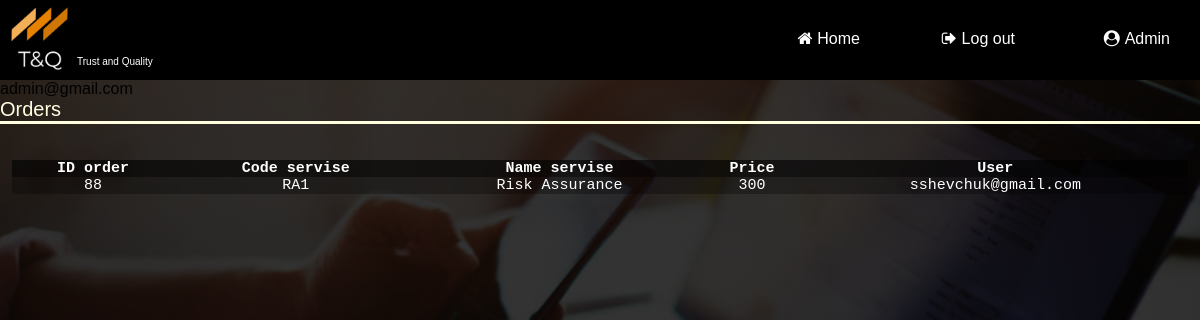
Page /Site/admin_profile.php (signed in) on the committed database.
### tables this page shows
CREATE TABLE `tovaru` (
  `id` int(11) NOT NULL,
  `code` varchar(50) NOT NULL,
  `name` varchar(60) NOT NULL,
  `price` varchar(60) NOT NULL,
  `user` varchar(50) NOT NULL
);

### Site/admin_profile.php (the view, shortened to what this page needs)
 <html>
<head>
	<link rel="stylesheet"  href="main.css">
	<link rel="stylesheet"  href="style2.css">
	<link rel="stylesheet"  href="stylepr.css">
	<link rel="stylesheet"  href="https://stackpath.bootstrapcdn.com/font-awesome/4.7.0/css/font-awesome.min.css">
</head>
<body>
	<div class = "menu-bar">
		<div class="logo">
		<img src="logo.png" width="10" height="10">
		<div class="text">
<br><font face="Arial" size="0.8"  color="White">Trust and Quality</font>
	</div>
</div>
	<ul>
	<li class="active"><a href="index.html"><i class="fa fa-home"></i>Home</a></li>
	<li><a href="log.php"><i class="fa fa-sign-out"></i>Log out</a></li>
	<li><a href="admin.php"><i class="fa fa-user-circle"></i>Admin</a></li>
	</ul>
</div>
<?php
 include'dbConection.php';
 echo $_SESSION['aEmail'];
 ?>
 <div class="txt-heading">Orders</div>
  </head>
  <body>
      <?php
      $sql = "SELECT * FROM tovaru";
      $result = $conn-> query($sql);
      if ($result->num_rows > 0) {
        while ($row = $result-> fetch_assoc()) {
        	?>
        	 <table>
      <tr>
        <th>ID order</th>
        <th>Code servise</th>
        <th>Name servise</th>
        <th>Price</th>
        <th>User</th>
      </tr>
        	<?php
          echo "<tr><td>" . $row["id"] . "</td><td>" . $row["code"] . "</td><td>" . $row["name"] . "</td><td>" . $row["price"] . "</td><td>" . $row["user"] . "</td></tr>";
        }
      }
      else { ?><div class="no-records"><h>Not found orders<h/></div><?php
      }
      ?>
    </table>
  </body>
</html>

### Site/main.css (style rules this page uses)
* { padding: 0; margin: 0; box-sizing: border-box; }
body { background-image: linear-gradient(rgba(0,0,0,0.6), rgba(0,0,0,0.6)), url(Image/Marketing-Channels.jpg); background-size: cover; background-position: center; font-family: sans-serif; overflow-x: hidden; }
.menu-bar { background: rgba(0,0,0,1); text-align: right; position: sticky; top: 0; }
.menu-bar ul { display: inline-flex; list-style: none; color: #fff; }
.menu-bar ul li { width: 125px; margin: 15px; padding: 15px; }
.menu-bar ul li a { text-decoration: none; color: #fff; }
.active, .menu-bar ul li:hover { background: none; border-radius: 2px; }
.active, .menu-bar ul li a:hover { color: #F4A460; }
.menu-bar .fa { margin-right: 5px; }
.menu-bar ul li::after { content: ''; width: 0; height: 2px; background: #FFDEAD; display: block; margin: auto; transition: .5s; }
.logo img { width: 7%; height: 100%; float: left; display:block; margin-right: auto; margin-left: 2px; margin-top: 1px; object-fit: cover; max-width: 75; max-height: 75; }
.text { float: left; margin-top: 38px; }

### Site/style2.css (style rules this page uses)
* { padding: 0; margin: 0; box-sizing: border-box; }
body { background-image: linear-gradient(rgba(0,0,0,0.6), rgba(0,0,0,0.6)), url(Image/teamwork.jpg); background-size: cover; background-position: center; font-family: sans-serif; overflow-x: hidden; }

### Site/stylepr.css (style rules this page uses)
* { padding: 0; margin: 0; box-sizing: border-box; }
body { background-image: linear-gradient(rgba(0,0,0,0.8), rgba(0,0,0,0.8)), url(Image/profail.jpg); background-size: cover; background-position: center; font-family: sans-serif; overflow-x: hidden; }
.txt-heading { color: #FFFFE0; border-bottom: 3px solid #FFFFE0; overflow: auto; font-size: 20px; }

### Site/admin_profile.php (style rules this page uses)
table { border-collapse: collapse; width: 98%; color:#fff; font-family: monospace; font-size: 15px; text-align: center; margin-left: 1%; margin-top: 3%; }
th { background-color: rgba(0,0,0,0.6); color: white; }
tr:nth-child(even) { background-color: rgba(0,0,0,0.3) }

### rows in the picture
tovaru: id "88", code "RA1", name "Risk Assurance", price "300", user "sshevchuk@gmail.com"

### other values in the picture
$_SESSION['aEmail'] "admin@gmail.com"
